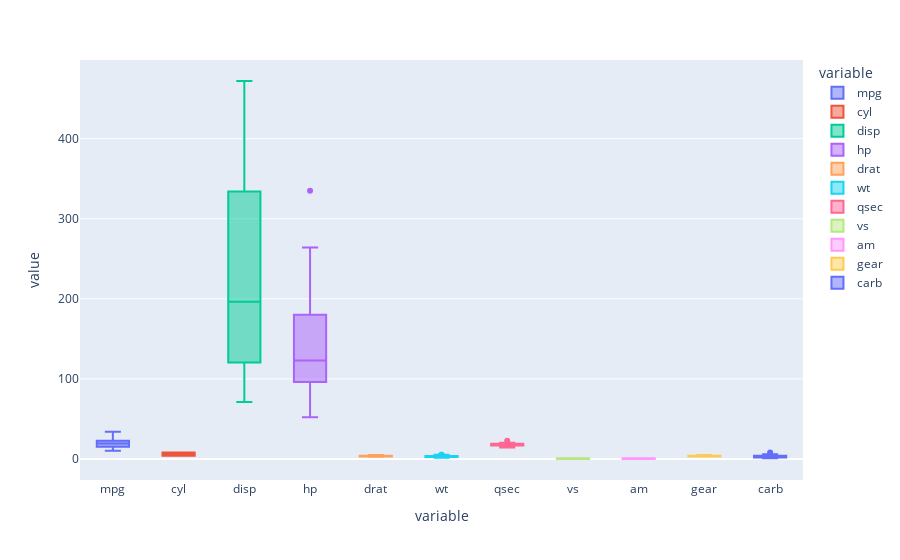

Source (notebook cell):
### Code cell
# Here we can see the distributions of the dataset, inclusing outliers

import plotly.express as px

fig = px.box(df_stacked, x="variable", y="value", color="variable")
fig.update_traces(quartilemethod="exclusive") # or "inclusive", or "linear" by default
fig.show()

### Figure 1 — Plotly figure (JSON) as saved in the notebook; plotly's stock layout.template omitted (floating-point values rounded to 4 significant figures)
{"data": [{"alignmentgroup": "True", "hovertemplate": "variable=%{x}<br>value=%{y}<extra></extra>", "legendgroup": "mpg", "marker": {"color": "#636efa"}, "name": "mpg", "notched": false, "offsetgroup": "mpg", "orientation": "v", "quartilemethod": "exclusive", "showlegend": true, "type": "box", "x": ["mpg", "mpg", "mpg", "mpg", "mpg", "mpg", "mpg", "mpg", "mpg", "mpg", "mpg", "mpg", "mpg", "mpg", "mpg", "mpg", "mpg", "mpg", "mpg", "mpg", "mpg", "mpg", "mpg", "mpg", "mpg", "mpg", "mpg", "mpg", "mpg", "mpg", "mpg", "mpg"], "x0": " ", "xaxis": "x", "y": [21, 21, 22.8, 21.4, 18.7, 18.1, 14.3, 24.4, 22.8, 19.2, 17.8, 16.4, 17.3, 15.2, 10.4, 10.4, 14.7, 32.4, 30.4, 33.9, 21.5, 15.5, 15.2, 13.3, 19.2, 27.3, 26, 30.4, 15.8, 19.7, 15, 21.4], "y0": " ", "yaxis": "y"}, {"alignmentgroup": "True", "hovertemplate": "variable=%{x}<br>value=%{y}<extra></extra>", "legendgroup": "cyl", "marker": {"color": "#EF553B"}, "name": "cyl", "notched": false, "offsetgroup": "cyl", "orientation": "v", "quartilemethod": "exclusive", "showlegend": true, "type": "box", "x": ["cyl", "cyl", "cyl", "cyl", "cyl", "cyl", "cyl", "cyl", "cyl", "cyl", "cyl", "cyl", "cyl", "cyl", "cyl", "cyl", "cyl", "cyl", "cyl", "cyl", "cyl", "cyl", "cyl", "cyl", "cyl", "cyl", "cyl", "cyl", "cyl", "cyl", "cyl", "cyl"], "x0": " ", "xaxis": "x", "y": [6, 6, 4, 6, 8, 6, 8, 4, 4, 6, 6, 8, 8, 8, 8, 8, 8, 4, 4, 4, 4, 8, 8, 8, 8, 4, 4, 4, 8, 6, 8, 4], "y0": " ", "yaxis": "y"}, {"alignmentgroup": "True", "hovertemplate": "variable=%{x}<br>value=%{y}<extra></extra>", "legendgroup": "disp", "marker": {"color": "#00cc96"}, "name": "disp", "notched": false, "offsetgroup": "disp", "orientation": "v", "quartilemethod": "exclusive", "showlegend": true, "type": "box", "x": ["disp", "disp", "disp", "disp", "disp", "disp", "disp", "disp", "disp", "disp", "disp", "disp", "disp", "disp", "disp", "disp", "disp", "disp", "disp", "disp", "disp", "disp", "disp", "disp", "disp", "disp", "disp", "disp", "disp", "disp", "disp", "disp"], "x0": " ", "xaxis": "x", "y": [160, 160, 108, 258, 360, 225, 360, 146.7, 140.8, 167.6, 167.6, 275.8, 275.8, 275.8, 472, 460, 440, 78.7, 75.7, 71.1, 120.1, 318, 304, 350, 400, 79, 120.3, 95.1, 351, 145, 301, 121], "y0": " ", "yaxis": "y"}, {"alignmentgroup": "True", "hovertemplate": "variable=%{x}<br>value=%{y}<extra></extra>", "legendgroup": "hp", "marker": {"color": "#ab63fa"}, "name": "hp", "notched": false, "offsetgroup": "hp", "orientation": "v", "quartilemethod": "exclusive", "showlegend": true, "type": "box", "x": ["hp", "hp", "hp", "hp", "hp", "hp", "hp", "hp", "hp", "hp", "hp", "hp", "hp", "hp", "hp", "hp", "hp", "hp", "hp", "hp", "hp", "hp", "hp", "hp", "hp", "hp", "hp", "hp", "hp", "hp", "hp", "hp"], "x0": " ", "xaxis": "x", "y": [110, 110, 93, 110, 175, 105, 245, 62, 95, 123, 123, 180, 180, 180, 205, 215, 230, 66, 52, 65, 97, 150, 150, 245, 175, 66, 91, 113, 264, 175, 335, 109], "y0": " ", "yaxis": "y"}, {"alignmentgroup": "True", "hovertemplate": "variable=%{x}<br>value=%{y}<extra></extra>", "legendgroup": "drat", "marker": {"color": "#FFA15A"}, "name": "drat", "notched": false, "offsetgroup": "drat", "orientation": "v", "quartilemethod": "exclusive", "showlegend": true, "type": "box", "x": ["drat", "drat", "drat", "drat", "drat", "drat", "drat", "drat", "drat", "drat", "drat", "drat", "drat", "drat", "drat", "drat", "drat", "drat", "drat", "drat", "drat", "drat", "drat", "drat", "drat", "drat", "drat", "drat", "drat", "drat", "drat", "drat"], "x0": " ", "xaxis": "x", "y": [3.9, 3.9, 3.85, 3.08, 3.15, 2.76, 3.21, 3.69, 3.92, 3.92, 3.92, 3.07, 3.07, 3.07, 2.93, 3, 3.23, 4.08, 4.93, 4.22, 3.7, 2.76, 3.15, 3.73, 3.08, 4.08, 4.43, 3.77, 4.22, 3.62, 3.54, 4.11], "y0": " ", "yaxis": "y"}, {"alignmentgroup": "True", "hovertemplate": "variable=%{x}<br>value=%{y}<extra></extra>", "legendgroup": "wt", "marker": {"color": "#19d3f3"}, "name": "wt", "notched": false, "offsetgroup": "wt", "orientation": "v", "quartilemethod": "exclusive", "showlegend": true, "type": "box", "x": ["wt", "wt", "wt", "wt", "wt", "wt", "wt", "wt", "wt", "wt", "wt", "wt", "wt", "wt", "wt", "wt", "wt", "wt", "wt", "wt", "wt", "wt", "wt", "wt", "wt", "wt", "wt", "wt", "wt", "wt", "wt", "wt"], "x0": " ", "xaxis": "x", "y": [2.62, 2.875, 2.32, 3.215, 3.44, 3.46, 3.57, 3.19, 3.15, 3.44, 3.44, 4.07, 3.73, 3.78, 5.25, 5.424, 5.345, 2.2, 1.615, 1.835, 2.465, 3.52, 3.435, 3.84, 3.845, 1.935, 2.14, 1.513, 3.17, 2.77, 3.57, 2.78], "y0": " ", "yaxis": "y"}, {"alignmentgroup": "True", "hovertemplate": "variable=%{x}<br>value=%{y}<extra></extra>", "legendgroup": "qsec", "marker": {"color": "#FF6692"}, "name": "qsec", "notched": false, "offsetgroup": "qsec", "orientation": "v", "quartilemethod": "exclusive", "showlegend": true, "type": "box", "x": ["qsec", "qsec", "qsec", "qsec", "qsec", "qsec", "qsec", "qsec", "qsec", "qsec", "qsec", "qsec", "qsec", "qsec", "qsec", "qsec", "qsec", "qsec", "qsec", "qsec", "qsec", "qsec", "qsec", "qsec", "qsec", "qsec", "qsec", "qsec", "qsec", "qsec", "qsec", "qsec"], "x0": " ", "xaxis": "x", "y": [16.46, 17.02, 18.61, 19.44, 17.02, 20.22, 15.84, 20, 22.9, 18.3, 18.9, 17.4, 17.6, 18, 17.98, 17.82, 17.42, 19.47, 18.52, 19.9, 20.01, 16.87, 17.3, 15.41, 17.05, 18.9, 16.7, 16.9, 14.5, 15.5, 14.6, 18.6], "y0": " ", "yaxis": "y"}, {"alignmentgroup": "True", "hovertemplate": "variable=%{x}<br>value=%{y}<extra></extra>", "legendgroup": "vs", "marker": {"color": "#B6E880"}, "name": "vs", "notched": false, "offsetgroup": "vs", "orientation": "v", "quartilemethod": "exclusive", "showlegend": true, "type": "box", "x": ["vs", "vs", "vs", "vs", "vs", "vs", "vs", "vs", "vs", "vs", "vs", "vs", "vs", "vs", "vs", "vs", "vs", "vs", "vs", "vs", "vs", "vs", "vs", "vs", "vs", "vs", "vs", "vs", "vs", "vs", "vs", "vs"], "x0": " ", "xaxis": "x", "y": [0, 0, 1, 1, 0, 1, 0, 1, 1, 1, 1, 0, 0, 0, 0, 0, 0, 1, 1, 1, 1, 0, 0, 0, 0, 1, 0, 1, 0, 0, 0, 1], "y0": " ", "yaxis": "y"}, {"alignmentgroup": "True", "hovertemplate": "variable=%{x}<br>value=%{y}<extra></extra>", "legendgroup": "am", "marker": {"color": "#FF97FF"}, "name": "am", "notched": false, "offsetgroup": "am", "orientation": "v", "quartilemethod": "exclusive", "showlegend": true, "type": "box", "x": ["am", "am", "am", "am", "am", "am", "am", "am", "am", "am", "am", "am", "am", "am", "am", "am", "am", "am", "am", "am", "am", "am", "am", "am", "am", "am", "am", "am", "am", "am", "am", "am"], "x0": " ", "xaxis": "x", "y": [1, 1, 1, 0, 0, 0, 0, 0, 0, 0, 0, 0, 0, 0, 0, 0, 0, 1, 1, 1, 0, 0, 0, 0, 0, 1, 1, 1, 1, 1, 1, 1], "y0": " ", "yaxis": "y"}, {"alignmentgroup": "True", "hovertemplate": "variable=%{x}<br>value=%{y}<extra></extra>", "legendgroup": "gear", "marker": {"color": "#FECB52"}, "name": "gear", "notched": false, "offsetgroup": "gear", "orientation": "v", "quartilemethod": "exclusive", "showlegend": true, "type": "box", "x": ["gear", "gear", "gear", "gear", "gear", "gear", "gear", "gear", "gear", "gear", "gear", "gear", "gear", "gear", "gear", "gear", "gear", "gear", "gear", "gear", "gear", "gear", "gear", "gear", "gear", "gear", "gear", "gear", "gear", "gear", "gear", "gear"], "x0": " ", "xaxis": "x", "y": [4, 4, 4, 3, 3, 3, 3, 4, 4, 4, 4, 3, 3, 3, 3, 3, 3, 4, 4, 4, 3, 3, 3, 3, 3, 4, 5, 5, 5, 5, 5, 4], "y0": " ", "yaxis": "y"}, {"alignmentgroup": "True", "hovertemplate": "variable=%{x}<br>value=%{y}<extra></extra>", "legendgroup": "carb", "marker": {"color": "#636efa"}, "name": "carb", "notched": false, "offsetgroup": "carb", "orientation": "v", "quartilemethod": "exclusive", "showlegend": true, "type": "box", "x": ["carb", "carb", "carb", "carb", "carb", "carb", "carb", "carb", "carb", "carb", "carb", "carb", "carb", "carb", "carb", "carb", "carb", "carb", "carb", "carb", "carb", "carb", "carb", "carb", "carb", "carb", "carb", "carb", "carb", "carb", "carb", "carb"], "x0": " ", "xaxis": "x", "y": [4, 4, 1, 1, 2, 1, 4, 2, 2, 4, 4, 3, 3, 3, 4, 4, 4, 1, 2, 1, 1, 2, 2, 4, 2, 1, 2, 2, 4, 6, 8, 2], "y0": " ", "yaxis": "y"}], "layout": {"boxmode": "overlay", "legend": {"title": {"text": "variable"}, "tracegroupgap": 0}, "margin": {"t": 60}, "xaxis": {"anchor": "y", "categoryarray": ["mpg", "cyl", "disp", "hp", "drat", "wt", "qsec", "vs", "am", "gear", "carb"], "categoryorder": "array", "domain": [0, 1], "title": {"text": "variable"}}, "yaxis": {"anchor": "x", "domain": [0, 1], "title": {"text": "value"}}}}
